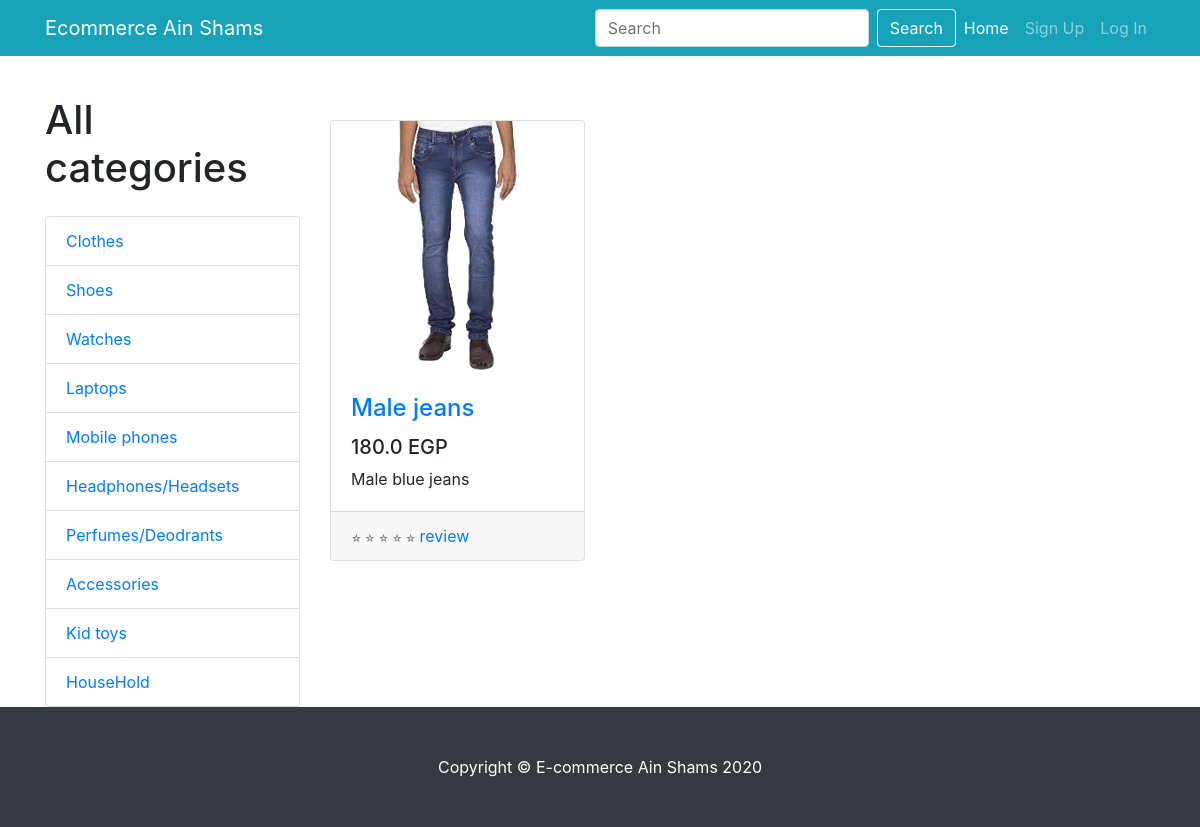
Before: /clothes with the older database file.
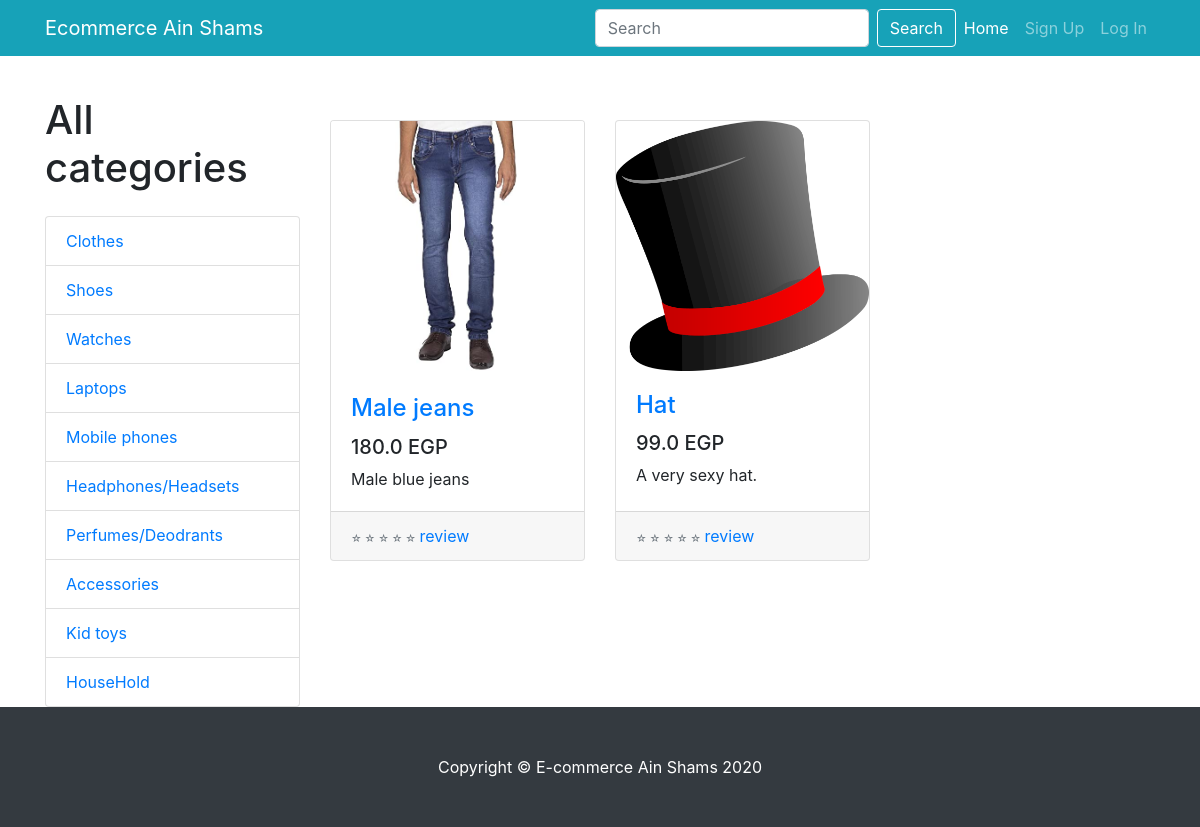
After: the same page with the newer database file.
### home/models.py (models this page shows, shortened)
class Product (models.Model):
    CATEGORY=(
        ('clothes','clothes'),
        ('shoes','shoes'),
        ('watches','watches'),
        ('laptops','laptops'),
        ('mobile phones','mobile phones'),
        ('headphones/headsets','headphones/headsets'),
        ('perfumes/deodrants','perfumes/deodrants'),
        ('accessories','accessories'),
        ('kid toys','kid toys'),
        ('HouseHold', 'HouseHold'),
    )
    name = models.CharField(max_length=200,null=True)
    slug = models.SlugField(unique=True)
    description = models.TextField()
    price = models.FloatField()
    image = models.ImageField(null=True,blank=True)
    category = models.CharField(max_length=64,choices=CATEGORY,null=True)
    seller = models.ForeignKey(User, related_name='seller',null=True,on_delete=models.CASCADE)
    amount = models.IntegerField(null=True,blank=True)
    class Meta:
        unique_together = ('name','slug')
    def get_rating(self):
        total = sum(int(review['stars']) for review in self.reviews.values())
        if self.reviews.count() > 0:
            return total / self.reviews.count()
        else:
            return 0

### home/views.py (the view)
# urls.py: path('clothes',views.category,{'category':'clothes'},name='clothes'),
def category(request,category):
    items = {}
    if category =='clothes':
        items = Product.objects.filter(category='clothes')
    elif category=='shoes':
        items = Product.objects.filter(category='shoes')
    elif category=='watches':
        items = Product.objects.filter(category='watches')
    elif category=='laptops':
        items = Product.objects.filter(category='laptops')
    elif category=='mobile_phones':
        items = Product.objects.filter(category='mobile phones')
    elif category=='headphones&headsets':
        items = Product.objects.filter(category='headphones/headsets')
    elif category=='perfumes&deodrants':
        items = Product.objects.filter(category='perfumes/deodrants')
    elif category=='accessories':
        items = Product.objects.filter(category='accessories')
    elif category=='kid_toys':
        items = Product.objects.filter(category='kid toys')
    elif category == 'household':
        items = Product.objects.filter(category='HouseHold')
    context = {
        'items':items
    }
    return render(request,'category/category.html',context)

### home/templates/category/category.html (shortened to what this page needs)
{% extends 'home/template.html' %}
{% load static %}
{%block content%}
  <br>
  <br>
  <br>
  <div class="container">
    <div class="row">
      <div class="col-lg-3">
        <h1 class="my-4">All categories</h1>
        <div class="list-group">
          <a href="{% url 'clothes'%}" class="list-group-item">Clothes</a>
          <a href="{% url 'shoes'%}" class="list-group-item">Shoes</a>
          <a href="{% url 'watches'%}" class="list-group-item">Watches</a>
          <a href="{% url 'laptops'%}" class="list-group-item">Laptops</a>
          <a href="{% url 'mobile_phones'%}" class="list-group-item">Mobile phones</a>
          <a href="{% url 'headphones&headsets'%}" class="list-group-item">Headphones/Headsets</a>
          <a href="{% url 'perfumes&deodrants'%}" class="list-group-item">Perfumes/Deodrants</a>
          <a href="{% url 'accessories'%}" class="list-group-item">Accessories</a>
          <a href="{% url 'kid_toys'%}" class="list-group-item">Kid toys</a>
            <a href="{% url 'household'%}" class="list-group-item">HouseHold</a>
        </div>
      </div>
      <div class="col-lg-9">
        <br><br>
        <div class="row">
          {% for item in items %}
          <div class="col-lg-4 col-md-6 mb-4">
            <div class="card h-100">
              <a href="{% url 'product_detail' item.slug %}"><img class="card-img-top" src="{% static 'images/'%}{{item.image}} " alt=""></a>
              <div class="card-body">
                <h4 class="card-title">
                  <a href="{% url 'product_detail' item.slug %}">{{item.name}}</a>
                </h4>
                <h5>{{item.price}} EGP</h5>
                <p class="card-text">{{item.description}}</p>
              </div>
              <div class="card-footer">
                <small class="text-muted">
                  {%if item.get_rating >= 1 and  item.get_rating < 2 %}
                  <small class="text-muted">&#9733; &#9734; &#9734; &#9734; &#9734;</small>
                  {%elif item.get_rating >= 2 and  item.get_rating < 3 %}
                  <small class="text-muted">&#9733; &#9733; &#9734; &#9734; &#9734;</small>
                  {%elif item.get_rating >= 3 and  item.get_rating < 4 %}
                  <small class="text-muted">&#9733; &#9733; &#9733; &#9734; &#9734;</small>
                  {%elif item.get_rating >= 4 and  item.get_rating < 5 %}
                  <small class="text-muted">&#9733; &#9733; &#9733; &#9733; &#9734;</small>
                  {%elif item.get_rating == 5 %}
                  <small class="text-muted">&#9733; &#9733; &#9733; &#9733; &#9733;</small>
                  {% else %}
                  <small class="text-muted">&#9734; &#9734; &#9734; &#9734; &#9734;</small>
                  {% endif %}
                </small>
                <a href="{% url 'product_detail' item.slug %}">review</a>
              </div>
            </div>
          </div>
          {%endfor%}
        </div>
      </div>
    </div>
  </div>
  {%endblock content%}

### home/templates/home/template.html (shortened to what this page needs)
{% load static %}
<!DOCTYPE html>
<html lang="en">
<head>
  <link href= "{% static 'home/vendor/bootstrap/css/bootstrap.min.css'  %}" rel="stylesheet">
</head>
<body style="background-image: url('https://inspirationhut.net/wp-content/uploads/2013/05/201.png');">
  <nav class="navbar navbar-expand-lg navbar-dark bg-info fixed-top">
    <div class="container">
      <a class="navbar-brand" href="{% url 'home'%}">Ecommerce Ain Shams</a>
      <div class="collapse navbar-collapse" id="navbarResponsive">
        <ul class="navbar-nav ml-auto">
          <form class="form-inline my-2 my-lg-0" action='/search/'>
            <input class="form-control mr-sm-2" type="search" name='q' placeholder="Search" aria-label="Search">
            <button class="btn btn-outline-success my-2 my-sm-0" type="submit" style="color: white; border-color: white;">Search</button>
          </form>
          <li class="nav-item active">
            <a class="nav-link" href="{% url 'home'%}">Home
            </a>
          </li>
          {% if request.user.is_authenticated %}
            <li class="nav-item">
              <a class="nav-link" href="{% url 'logout'%}">Log Out</a>
            </li>
            {% if request.user.is_staff %}
            {%else%}
            <li class="nav-item">
              <a class="nav-link" href="{% url 'cart'%}"><img style="width:25px;display: inline-block;margin-left: 15px;"  id="cart-icon" src="{% static 'images/cart.png' %}"></a>
            </li>
            {%endif%}
          {% else %}
            <li class="nav-item">
              <a class="nav-link" href="{% url 'register'%}">Sign Up</a>
            </li>
            <li class="nav-item">
              <a class="nav-link" href="{% url 'login'%}">Log In</a>
            </li>
          {% endif %}
        </ul>
      </div>
    </div>
  </nav>
  {% block content %}
  {% endblock content %}
    <footer class="py-5 bg-dark">
        <div class="container">
          <p class="m-0 text-center text-white">Copyright &copy; E-commerce Ain Shams 2020</p>
        </div>
      </footer>
    </body>
    </html>

Changed rows visible on the page:
added Product: image (picture), name "Hat", price "99.0", description "A very sexy hat."
